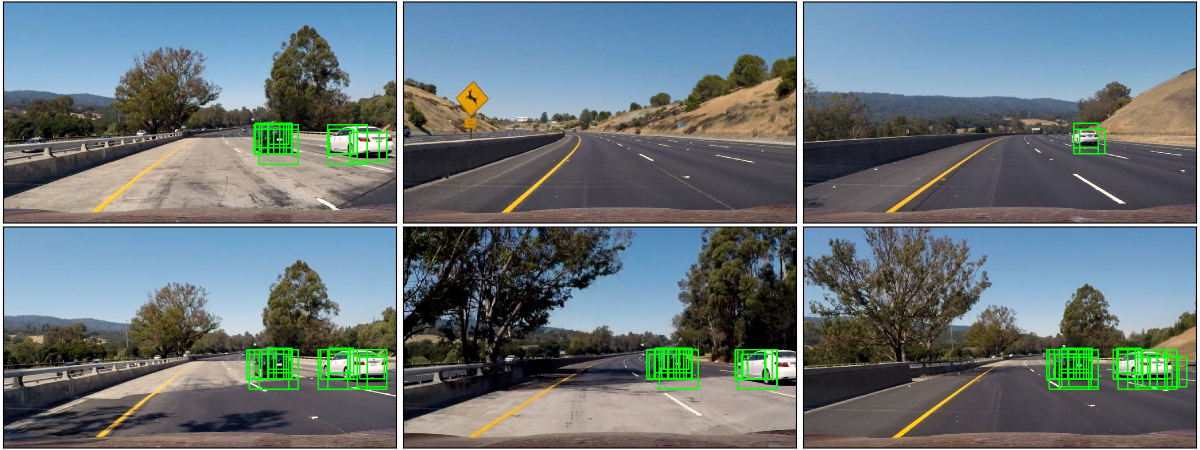
#> input picture resources/bboxes.png, 2400 x 900 px (shown at 1/2 size)
$ python -i utils.py   (imports and definitions only)   (older library calls are emulated)
#> lines starting #> are read from the running program, lines starting #| are printed output that depends on the picture
import pandas as pd
import numpy as np
import sklearn
import os
import glob
import cv2
import csv
import matplotlib.image as mpimg
import matplotlib.pyplot as plt
from sklearn.preprocessing import StandardScaler
from skimage.feature import hog
from sklearn.model_selection import train_test_split
from random import shuffle

# [14 lines left out: function show_images, not called in this run]

def BGR2RGB(img):
    img = cv2.cvtColor(img, cv2.COLOR_BGR2RGB)
    return img

def RGB2BGR(img):
    img = cv2.cvtColor(img, cv2.COLOR_RGB2BGR)
    return img

# [43 lines left out: functions load_data, convert_color, not called in this run]

def get_hog_features(img, orient, pix_per_cell, cell_per_block,
                        vis=False, feature_vec=True):
    # Call with two outputs if vis==True
    if vis == True:
        features, hog_image = hog(img, orientations=orient,
                                  pixels_per_cell=(pix_per_cell, pix_per_cell),
                                  cells_per_block=(cell_per_block, cell_per_block),
                                  transform_sqrt=False, block_norm='L2',
                                  visualise=vis, feature_vector=feature_vec)
        return features, hog_image
    # Otherwise call with one output
    else:
        features = hog(img, orientations=orient,
                       pixels_per_cell=(pix_per_cell, pix_per_cell),
                       cells_per_block=(cell_per_block, cell_per_block),
                       transform_sqrt=False, block_norm='L2',
                       visualise=vis, feature_vector=feature_vec)
        return features


# Spatial binning of image to reduce feature vector size
def bin_spatial(img, size=(32, 32)):
    #Use inter-area interpolation to improve quality of down-sampled image
    features = cv2.resize(img, size, interpolation=cv2.INTER_AREA).ravel()
    #print("Spatial features shape is:", features.shape)
    return features

#Compute color histograms for image
def color_hist(img, nbins=32, bins_range=(0, 256)):
    # Compute the histogram of the color channels separately
    channel1_hist = np.histogram(img[:,:,0], bins=nbins, range=bins_range)
    channel2_hist = np.histogram(img[:,:,1], bins=nbins, range=bins_range)
    channel3_hist = np.histogram(img[:,:,2], bins=nbins, range=bins_range)
    # Concatenate the histograms into a single feature vector
    hist_features = np.concatenate((channel1_hist[0], channel2_hist[0], channel3_hist[0]))
    # Return the individual histograms, bin_centers and feature vector
    #print("Hist features shape is:", hist_features.shape)
    return hist_features

# Define a function to extract features from a list of images
# Have this function call bin_spatial() and color_hist()
# [107 lines left out: functions extract_features, slide_window, draw_boxes, not called in this run]


# Define a function to extract features from a single image window
# This function is very similar to extract_features()
# just for a single image rather than list of images
def single_img_features(img, color_space='RGB', spatial_size=(32, 32),
                        hist_bins=32, orient=9,
                        pix_per_cell=8, cell_per_block=2, hog_channel=0,
                        spatial_feat=True, hist_feat=True, hog_feat=True):
    #1) Define an empty list to receive features
    img_features = []
    #2) Apply color conversion if other than 'RGB'
    if color_space != 'RGB':
        if color_space == 'HSV':
            feature_image = cv2.cvtColor(img, cv2.COLOR_RGB2HSV)
        elif color_space == 'LUV':
            feature_image = cv2.cvtColor(img, cv2.COLOR_RGB2LUV)
        elif color_space == 'HLS':
            feature_image = cv2.cvtColor(img, cv2.COLOR_RGB2HLS)
        elif color_space == 'YUV':
            feature_image = cv2.cvtColor(img, cv2.COLOR_RGB2YUV)
        elif color_space == 'YCrCb':
            feature_image = cv2.cvtColor(img, cv2.COLOR_RGB2YCrCb)
    else: feature_image = np.copy(img)
    #3) Compute spatial features if flag is set
    if spatial_feat == True:
        spatial_features = bin_spatial(feature_image, size=spatial_size)
        #4) Append features to list
        img_features.append(spatial_features)
    #5) Compute histogram features if flag is set
    if hist_feat == True:
        hist_features = color_hist(feature_image, nbins=hist_bins)
        #6) Append features to list
        img_features.append(hist_features)
    #7) Compute HOG features if flag is set
    if hog_feat == True:
        if hog_channel == 'ALL':
            hog_features = []
            for channel in range(feature_image.shape[2]):
                hog_features.extend(get_hog_features(feature_image[:,:,channel],
                                    orient, pix_per_cell, cell_per_block,
                                    vis=False, feature_vec=True))
        else:
            hog_features = get_hog_features(feature_image[:,:,hog_channel], orient,
                        pix_per_cell, cell_per_block, vis=False, feature_vec=True)
        #8) Append features to list
        img_features.append(hog_features)

    #9) Return concatenated array of features
    return np.concatenate(img_features)

# Define a function you will pass an image
# and the list of windows to be searched (output of slide_windows())
# [144 lines left out: functions search_windows, find_cars, add_heat, apply_threshold, draw_labeled_bboxes, image_overlay, not called in this run]

>>> import cv2
>>> picture = cv2.cvtColor(cv2.imread('resources/bboxes.png'), cv2.COLOR_BGR2RGB)
>>> result = single_img_features(picture)
#> in bin_spatial, `features = cv2.resize(img, size, interpolation=cv2.INTER_AREA).ravel()`: features = 3072 values, max 225 at index 2132, min 7 at index 2269, mean 113.9
#> in single_img_features, `spatial_features = bin_spatial(feature_image, size=spatial_size)`: spatial_features has the same summary as features in bin_spatial
#> in color_hist, `hist_features = np.concatenate((channel1_hist[0], channel2_hist[0], ch..`: hist_features = 96 values, max 199749 at index 89, min 1633 at index 61, mean 67500
#> in get_hog_features, `features = hog(img, orientations=orient, pixels_per_cell=(pix_per_cell..`:
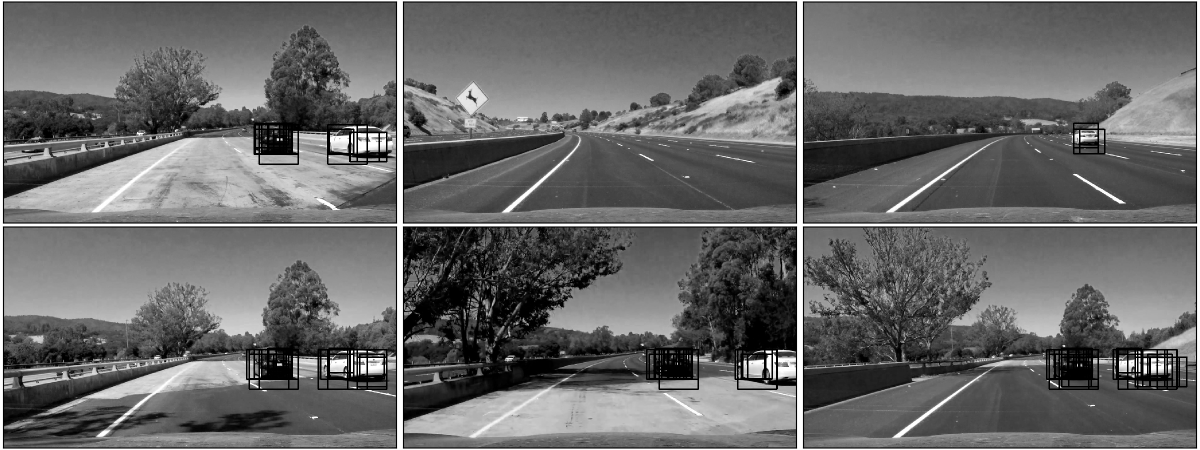
#> img: shape (900, 2400) (shown at 1/2 size); min 0, max 255, mean 104.3

$ run again, on resources/cars.png
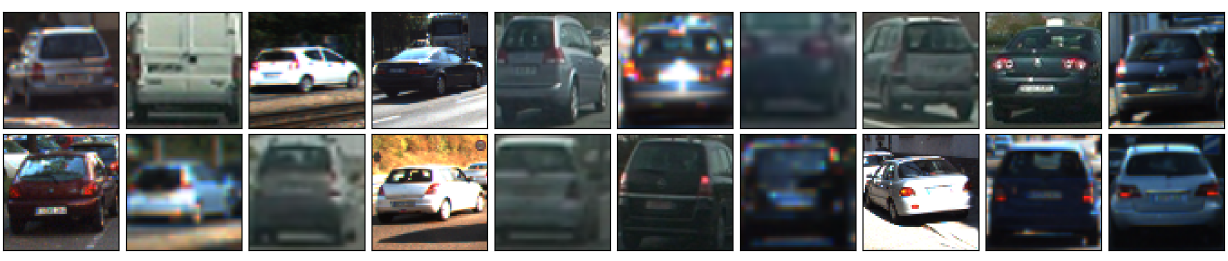
#> input picture resources/cars.png, 2456 x 521 px (shown at 1/2 size)
#> features = 3072 values, max 255 at index 0, min 7 at index 2778, mean 102.6
#> spatial_features has the same summary as features in bin_spatial
#> in color_hist, `hist_features = np.concatenate((channel1_hist[0], channel2_hist[0], ch..`: hist_features = 96 values, max 210975 at index 31, min 4016 at index 61, mean 39986.8
#> in get_hog_features, `features = hog(img, orientations=orient, pixels_per_cell=(pix_per_cell..`:
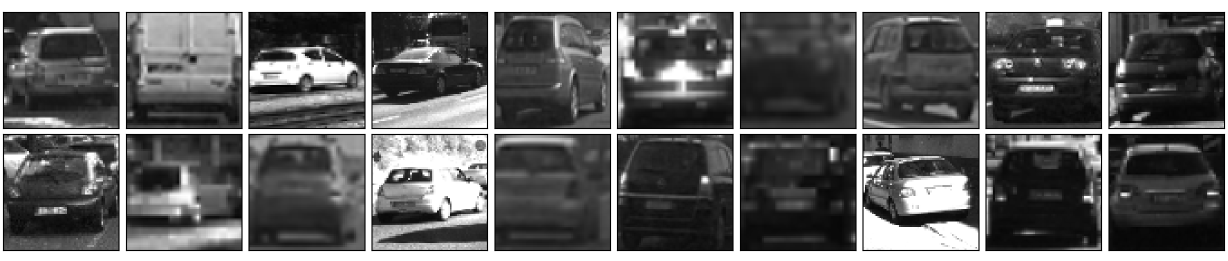
#> img: shape (521, 2456) (shown at 1/2 size); min 0, max 255, mean 100
